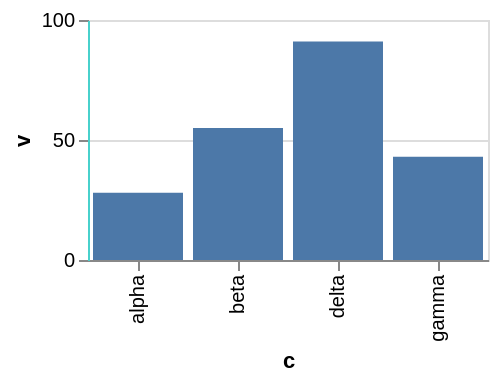

Source (Vega-Lite JSON):
### Vega-Lite specification from a JSON file in a GitHub repository (floating-point values rounded to 4 significant figures)
{"$schema": "https://vega.github.io/schema/vega-lite/v6.json", "width": 200, "height": 120, "data": {"values": [{"c": "alpha", "v": 28, "w": 3, "t": "2024-01-07"}, {"c": "beta", "v": 55, "w": 7, "t": "2024-03-19"}, {"c": "gamma", "v": 43, "w": 5, "t": "2024-06-02"}, {"c": "delta", "v": 91, "w": 9, "t": "2024-09-11"}]}, "mark": "bar", "encoding": {"x": {"field": "c", "type": "nominal"}, "y": {"field": "v", "type": "quantitative", "axis": {"domainColor": "mediumturquoise"}}}}
